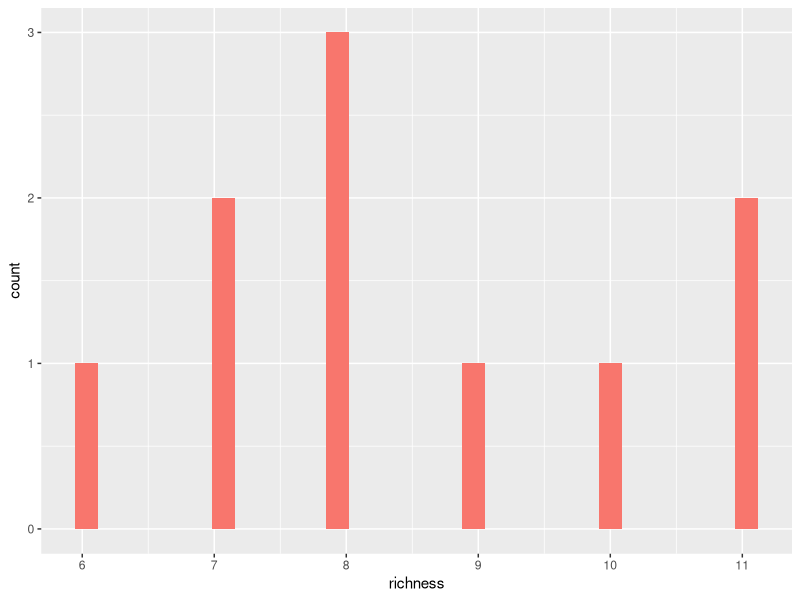
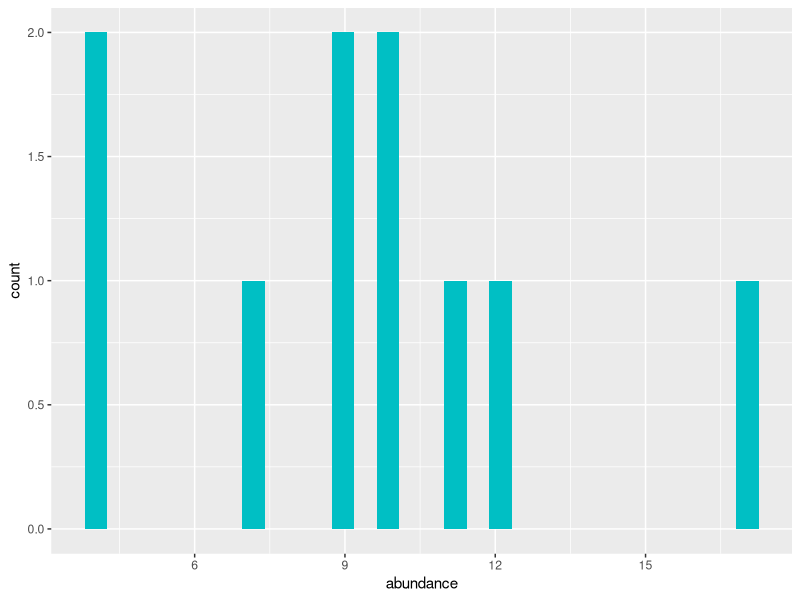

These figures' R source, in order:
# --------------------------------------
# FUNCTION make_histograms
# required packages: ggplot2
# description: Generate histograms for both Abundance and Species Richness (S) and store the plots
# inputs: data.frame with richness & abundance
# outputs: two histograms (list)
########################################
make_histograms <- function(df=NULL){
  
  library(ggplot2)
  
  # assign parameter defaults - - - - - - - - - - - - - -
  if (is.null(df)) {
    
    df <- data.frame(richness = rpois(10,8),
                     abundance = rpois(10,9))
  }
  
  # calculations - - - - - - - - - - - - - - - - - - - - -
  vars <- c("richness", "abundance")
  fills <- scales::hue_pal()(2)
  plots <- vector("list", 2)
  
  for (i in 1:length(vars)){
    
    var <- sym(vars[i])
    col <- fills[i]
    
    plots[[i]] <- ggplot(data=df, aes(x={{var}})) + ## https://github.com/tidyverse/ggplot2/issues/5155
      
      geom_histogram(fill=col)
    
  }
  
  # return line - - - - - - - - - - - - - - - - - - - - -
  return(plots)

} # end of function make_histograms
# --------------------------------------
 make_histograms()
